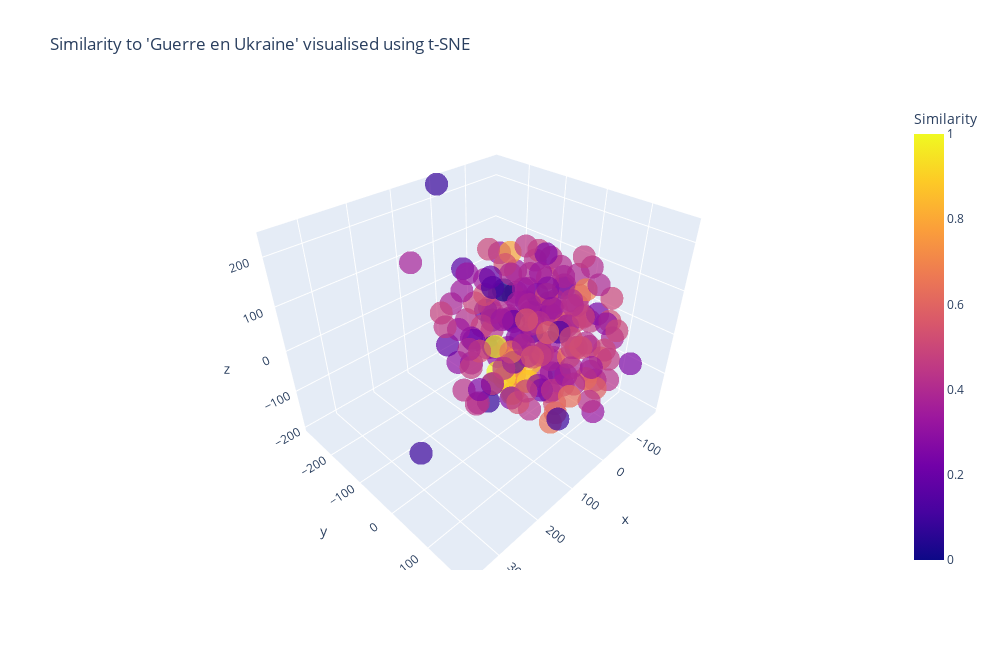

The notebook cell this image was saved under:
### Code cell
import plotly.express as px
from sklearn.manifold import TSNE

# Create a t-SNE model
tsne_model = TSNE(
    n_components = 3,
    perplexity = 15,
    random_state = 42,
    init = 'random',
    learning_rate = 200
)
tsne_embeddings = tsne_model.fit_transform(embedding_array)

# Create a DataFrame for visualisation
visualisation_data = pd.DataFrame(
    {'x': tsne_embeddings[:, 0],
     'y': tsne_embeddings[:, 1],
     'z': tsne_embeddings[:, 2],
     'title':df['title'],
     'Similarity': df['normalised'].round(3)}
)

# Create the scatter plot using Plotly Express
plot = px.scatter_3d(
    visualisation_data,
    x = 'x',
    y = 'y',
    z = 'z',
    color = 'Similarity',
    hover_name='title',
    #color_continuous_scale = 'rainbow',
    opacity = 0.7,
    title = f"Similarity to '{query}' visualised using t-SNE"
)

plot.update_layout(
    width = 1000,
    height = 650
)

# Show the plot
plot.show()

### Figure 1 — Plotly figure (JSON) as saved in the notebook; plotly's stock layout.template omitted (floating-point values rounded to 4 significant figures; data arrays with more than 128 entries replaced by an {"elided": "..."} marker saying what was removed)
{"data": [{"hovertemplate": "<b>%{hovertext}</b><br><br>x=%{x}<br>y=%{y}<br>z=%{z}<br>Similarity=%{marker.color}<extra></extra>", "hovertext": {"elided": "181 str values"}, "legendgroup": "", "marker": {"color": {"elided": "181 float values"}, "coloraxis": "coloraxis", "opacity": 0.7, "symbol": "circle"}, "mode": "markers", "name": "", "scene": "scene", "showlegend": false, "type": "scatter3d", "x": {"elided": "181 float values"}, "y": {"elided": "181 float values"}, "z": {"elided": "181 float values"}}], "layout": {"coloraxis": {"colorbar": {"title": {"text": "Similarity"}}, "colorscale": [[0, "#0d0887"], [0.1111, "#46039f"], [0.2222, "#7201a8"], [0.3333, "#9c179e"], [0.4444, "#bd3786"], [0.5556, "#d8576b"], [0.6667, "#ed7953"], [0.7778, "#fb9f3a"], [0.8889, "#fdca26"], [1, "#f0f921"]]}, "height": 650, "legend": {"tracegroupgap": 0}, "scene": {"aspectmode": "auto", "aspectratio": {"x": 1.135, "y": 0.9766, "z": 0.9025}, "domain": {"x": [0, 1], "y": [0, 1]}, "xaxis": {"title": {"text": "x"}, "type": "linear"}, "yaxis": {"title": {"text": "y"}, "type": "linear"}, "zaxis": {"title": {"text": "z"}, "type": "linear"}}, "title": {"text": "Similarity to 'Guerre en Ukraine' visualised using t-SNE"}, "width": 1000}}
